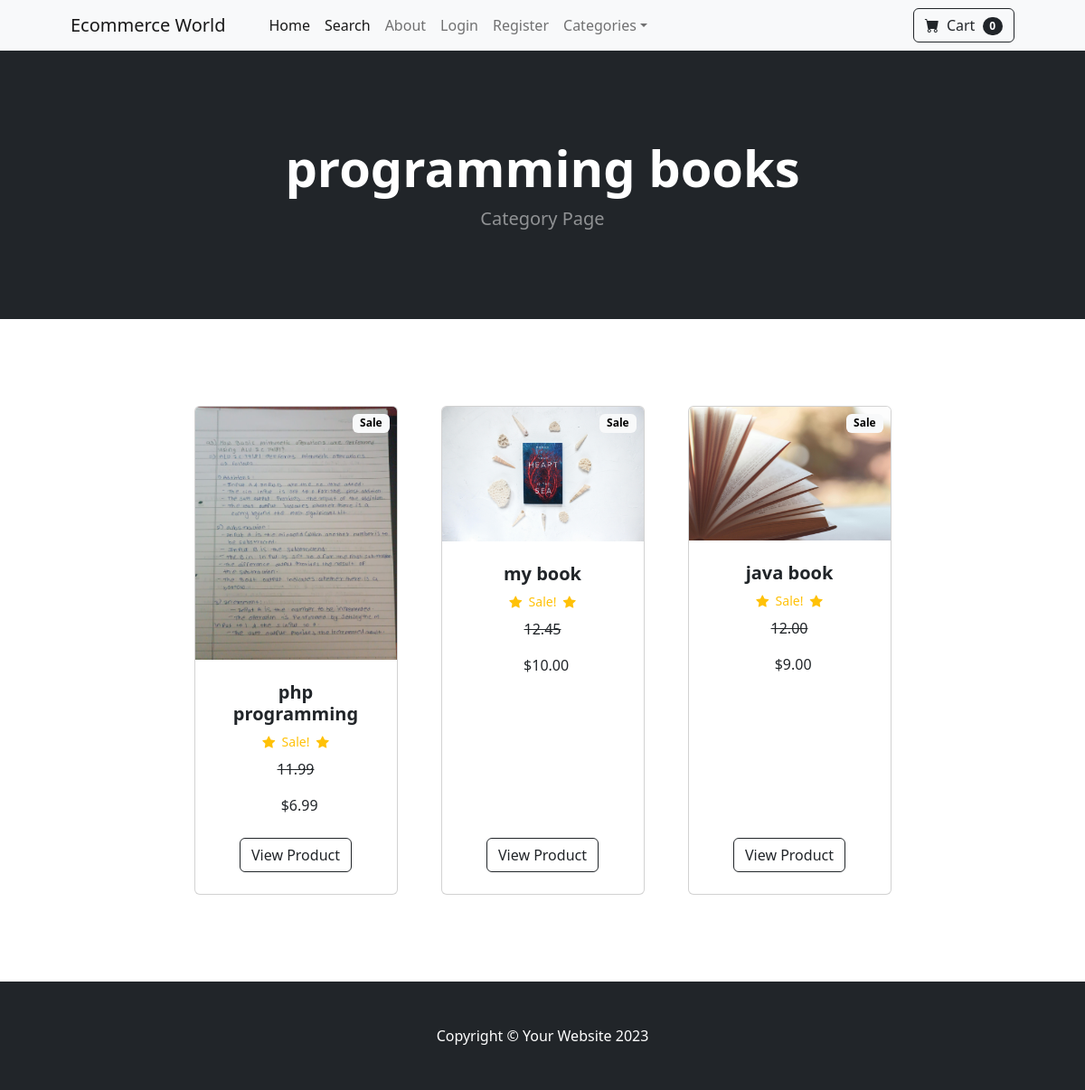
Screenshot of /category/programming books with the database file from the repository.
### store/models.py (models this page shows, shortened)
class Category(models.Model):
    name = models.CharField(max_length=50)
    def __str__(self):
        return self.name
    class Meta:
        verbose_name_plural = 'categories'

class Product(models.Model):
    name = models.CharField(max_length=100)
    price = models.DecimalField(default=0, decimal_places=2, max_digits=6)
    category = models.ForeignKey(Category, on_delete=models.CASCADE, default=1)
    decsription = models.CharField(max_length=250, default="", null=True, blank=True)
    image = models.ImageField(upload_to='uploads/products/')
    is_sale = models.BooleanField(default=False)
    sale_price = models.DecimalField(default=0, decimal_places=2, max_digits=6)

### store/views.py (the view)
# urls.py: path('category/<str:foo>', views.category, name='category'),
def category(request, foo):
        foo = foo.replace('-', ' ')
        try:
            category = Category.objects.get(name=foo)
            products = Product.objects.filter(category=category)
            return render(request, 'category.html', {'products': products,'category': category })
        except:
            messages.success(request, ("The category does not exist"))
            return redirect('home')

### cart/cart.py (called while the page is built)
    def __len__(self):
        return len(self.cart)

### cart/context_processors.py (called while the page is built)
def cart(request):
    return {'cart': Cart(request)}

### store/templates/category.html (shortened to what this page needs)
{% extends "base.html" %}
{% block content %}
        <header class="bg-dark py-5">
            <div class="container px-4 px-lg-5 my-5">
                <div class="text-center text-white">
                    <h1 class="display-4 fw-bolder">{{ category }}</h1>
                    <p class="lead fw-normal text-white-50 mb-0">Category Page</p>
                </div>
            </div>
        </header>
        <section class="py-5">
            <div class="container px-4 px-lg-5 mt-5">
                <div class="row gx-4 gx-lg-5 row-cols-2 row-cols-md-3 row-cols-xl-4 justify-content-center">
                    {% for product in products %}
                        {% if product.is_sale %}
                            <div class="col mb-5">
                                <div class="card h-100">
                                    <div class="badge bg-light text-black position-absolute" style="top: 0.5rem; right: 0.5rem">Sale</div>
                                    <img class="card-img-top" src="{{product.image.url}}" alt="..." />
                                    <div class="card-body p-4">
                                        <div class="text-center">
                                            <h5 class="fw-bolder">{{product.name}}</h5>
                                             <div class="d-flex justify-content-center small text-warning mb-2">
                                                <div class="bi-star-fill"></div>
                                                &nbsp;&nbsp;Sale!&nbsp;&nbsp;
                                                <div class="bi-star-fill"></div>
                                             </div>
                                             <strike>{{product.price}}</p></strike>
                                             &nbsp;
                                            ${{product.sale_price}}
                                        </div>
                                    </div>
                                    <div class="card-footer p-4 pt-0 border-top-0 bg-transparent">
                                        <div class="text-center"><a class="btn btn-outline-dark mt-auto" href="{% url "product" product.id %}">View Product</a></div>
                                    </div>
                                </div>
                            </div>
                        {% endif %}
                    {% endfor %}
                </div>
            </div>
        </section>
        {% endblock %}

### store/templates/base.html (shortened to what this page needs)
{% load static %}
<!DOCTYPE html>
<html lang="en">
    <head>
        <link href="https://cdn.jsdelivr.net/npm/bootstrap-icons@1.5.0/font/bootstrap-icons.css" rel="stylesheet" />
        <link href="{% static 'css/styles.css' %}" rel="stylesheet" />
    </head>
    <body>
        {% include 'navbar.html' %}
        {% block content %}
        {% endblock %}
        <footer class="py-5 bg-dark">
            <div class="container"><p class="m-0 text-center text-white">Copyright &copy; Your Website 2023</p></div>
        </footer>
    </body>
</html>

### store/templates/navbar.html (shortened to what this page needs)
<nav class="navbar navbar-expand-lg navbar-light bg-light">
    <div class="container px-4 px-lg-5">
        <a class="navbar-brand" href="{% url "home" %}">Ecommerce World</a>
        <div class="collapse navbar-collapse" id="navbarSupportedContent">
            <ul class="navbar-nav me-auto mb-2 mb-lg-0 ms-lg-4">
                <li class="nav-item"><a class="nav-link active" aria-current="page" href="{% url "home" %}">Home</a></li>
                <li class="nav-item"><a class="nav-link active" aria-current="page" href="{% url "search" %}">Search</a></li>
                <li class="nav-item"><a class="nav-link" href="{% url "about" %}">About</a></li>
                {% if user.is_authenticated %}
                <li class="nav-item dropdown">
                    <a class="nav-link dropdown-toggle" id="navbarDropdown" href="#" role="button" data-bs-toggle="dropdown" aria-expanded="false">Profile</a>
                    <ul class="dropdown-menu" aria-labelledby="navbarDropdown">
                        <li><a class="dropdown-item" href=" {% url "update_user" %} ">User Profile</a></li>
                        <li><hr class="dropdown-divider" /></li>
                        <li><a class="dropdown-item" href="{% url "update_info" %}">User Info</a></li>
                    </ul>
                </li>
                {% if user.is_superuser %}
                    <li class="nav-item dropdown">
                        <a class="nav-link dropdown-toggle" id="navbarDropdown" href="#" role="button" data-bs-toggle="dropdown" aria-expanded="false">Orders</a>
                        <ul class="dropdown-menu" aria-labelledby="navbarDropdown">
                            <li><a class="dropdown-item" href=" {% url "shipped_dash" %} ">Shipped Orders</a></li>
                            <li><hr class="dropdown-divider" /></li>
                            <li><a class="dropdown-item" href="{% url "not_shipped_dash" %}">Unshipped Orders</a></li>
                        </ul>
                    </li>
                {% endif %}
                <li class="nav-item"><a class="nav-link" href="{% url "logout" %}">Logout</a></li>
                {% else %}
                    <li class="nav-item"><a class="nav-link" href="{% url "login" %}">Login</a></li>
                    <li class="nav-item"><a class="nav-link" href="{% url "register" %}">Register</a></li>
                {% endif %}
                <li class="nav-item dropdown">
                    <a class="nav-link dropdown-toggle" id="navbarDropdown" href="#" role="button" data-bs-toggle="dropdown" aria-expanded="false">Categories</a>
                </li>
            </ul>
            <form class="d-flex">
                <a href="{% url "cart_summary" %}" class="btn btn-outline-dark">
                    <i class="bi-cart-fill me-1"></i>
                    Cart
                    <span class="badge bg-dark text-white ms-1 rounded-pill" id="cart_quantity"> {{cart|length}} </span>
                </a>
            </form>
        </div>
    </div>
</nav>

### rows the page displays
Category: name "programming books"
Product: image (picture), name "php programming", price "11.99", sale_price "6.99"
Product: image (picture), name "my book", price "12.45", sale_price "10.00"
Product: image (picture), name "java book", price "12.00", sale_price "9.00"

### other values shown
{{ cart|length }} "0"
